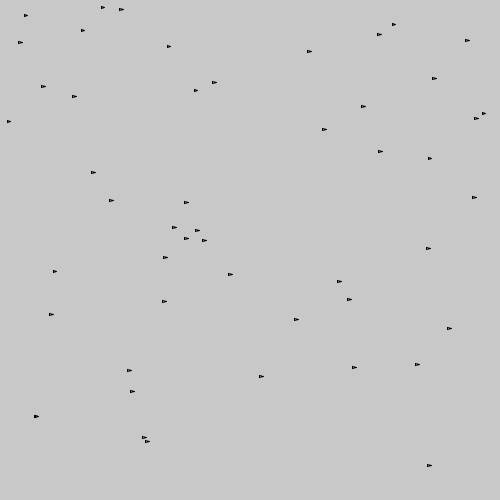
Frame 1 (no input)
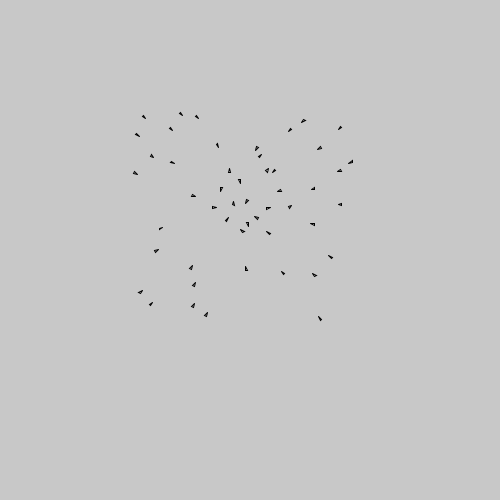
Frame 60 (the mouse pressed at the canvas centre just before this capture)
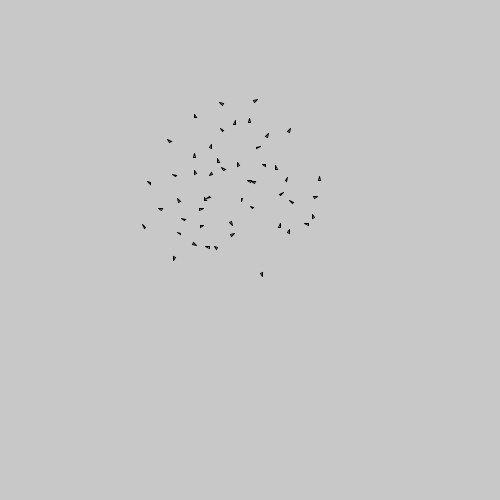
Frame 120 (the mouse held since frame 60 and released just before this capture)

The Processing sketch that drew these frames (run headless with seeded random() and noise(); from frame 60 on, the mouse is pressed at the canvas centre):

// Processing sketch: processing_84563
// ── processing_84563.pde

ArrayList<Boid> boids = new ArrayList<Boid>();
int NUM_BOIDS = 50;
final int SCREEN_SIZE = 500;
final int MAX_SPEED = 2;
//LOWER = STRONGER ATTRACT
final float ATTRACT_STR = 250;
//HIGHER = STRONGER REPEL
final float REPEL_STR = 0.5;
//LOWER = STRONGER CONFORM
final float CONFORM_STR = 50;
//LOWER = STRONGER MOUSE
final float MOUSE_STR = 250;
//HIGHER = STRONGER EDGE
final float EDGE_STR = 0.05;

void setup() {
  size(500, 500);
  for(int i = 0; i < NUM_BOIDS; i++) {
    PVector pos = new PVector(random(SCREEN_SIZE), random(SCREEN_SIZE), 0);
    PVector vel = new PVector(0, 0, 0);
    boids.add(new Boid(pos, vel));
  }
}

void draw() {
  background(200);
  PVector absCenter = getAbsCenter();
  PVector absAvgVel = getAbsAvgVel();
  PVector mousePos = new PVector(mouseX, mouseY, 0);
  for(Boid boid:boids) {
    PVector pos = boid.getPos();
    PVector vel = boid.getVel();
    //ellipse(pos.x, pos.y, 2, 2);
    render(pos, vel);
    PVector a, b, c, d, e;
    a = rule1(boid, absCenter);
    b = rule2(boid);
    c = rule3(boid, absAvgVel);
    d = rule4(boid, mousePos);
    e = rule5(boid);
    vel.set(vel.x + a.x + b.x + c.x + d.x + e.x, vel.y + a.y + b.y + c.y + d.y + e.y, 0);
    if (vel.mag() > MAX_SPEED) {
      /**
      vel.normalize();
      vel = PVector.mult(vel, MAX_SPEED);
      **/
      vel.mult(0.8);
    }
    vel.mult(random(0.99, 1.0));
    pos = PVector.add(pos, vel);
    boid.setPos(pos);
    boid.setVel(vel);
  }
}

void render(PVector pos, PVector vel) {
  pushMatrix();
  translate(pos.x, pos.y);
  rotate(atan2(vel.y, vel.x));
  beginShape();
  vertex(3, 0);
  vertex(-0.75, 1);
  vertex(-0.75, -1);
  vertex(3, 0);
  endShape();
  popMatrix();
}

void mouseClicked() {
  boids.add(new Boid(new PVector(mouseX, mouseY, 0), new PVector(0, 0, 0)));
  NUM_BOIDS++; 
}

//Attract
PVector rule1(Boid b, PVector absCenter) {
  PVector perCenter = PVector.sub(absCenter, b.getPos());
  perCenter.div(NUM_BOIDS - 1);
  PVector dis = PVector.sub(perCenter, b.getPos());
  if (dis.mag() > ATTRACT_STR / 10) {
    return PVector.div(dis, ATTRACT_STR);
  }
  return new PVector(0, 0, 0);
}

//Repel
PVector rule2(Boid b) {
  
  PVector vel = new PVector(0, 0, 0);
  for(Boid boid:boids) {
    PVector dis = PVector.sub(b.getPos(), boid.getPos());
    float mag = dis.mag();
    if (mag != 0) {
      mag = REPEL_STR / mag;
      dis.normalize();
      dis.mult(mag);
      vel.add(dis);
    }
  }
  return vel;
  
  /**
  PVector vel = new PVector(0, 0, 0);
  for(Boid boid:boids) {
    PVector dis = PVector.sub(b.getPos(), boid.getPos());
    if (dis.mag() < REPEL_STR * 10) {
      vel = PVector.add(vel, dis);
    }
  }
  return vel;
  **/
}

//Conform
PVector rule3(Boid b, PVector absAvgVel) {
  PVector perAvgVel = PVector.sub(absAvgVel, b.getVel());
  perAvgVel.div(NUM_BOIDS - 1);
  return PVector.div(perAvgVel, CONFORM_STR);
}

//Mouse
PVector rule4(Boid b, PVector mousePos) {
  PVector dis = PVector.sub(mousePos, b.getPos());
  if (dis.mag() < 50) {
    dis.mult(-1);
    return PVector.div(dis, MOUSE_STR);
  }
  return new PVector(0, 0, 0);
}

//Edge
PVector rule5(Boid b) {
  PVector pos = b.getPos();
  PVector force = new PVector(0, 0, 0);
  if (pos.x < SCREEN_SIZE * 0.05) {
    force.add(new PVector(EDGE_STR, 0, 0));
  }
  if (pos.x > SCREEN_SIZE * 0.95) {
    force.add(new PVector(-EDGE_STR, 0, 0)); 
  }
  if (pos.y < SCREEN_SIZE * 0.05) {
    force.add(new PVector(0, EDGE_STR, 0));
  }
  if (pos.y > SCREEN_SIZE * 0.95) {
    force.add(new PVector(0, -EDGE_STR, 0)); 
  }
  return force;
}

PVector getAbsCenter() {
  float sumX = 0;
  float sumY = 0;
  for(Boid boid:boids) {
    sumX += boid.getPos().x;
    sumY += boid.getPos().y;
  }
  return new PVector(sumX, sumY);
}

PVector getAbsAvgVel() {
  float sumX = 0;
  float sumY = 0;
  for(Boid boid:boids) {
    sumX += boid.getVel().x;
    sumY += boid.getVel().y;
  }
  return new PVector(sumX, sumY);
}
class Boid {
  
  PVector position;
  PVector velocity;
  
  Boid(PVector position, PVector velocity) {
    this.position = position;
    this.velocity = velocity;
  }
  
  PVector getPos() {return position;}
  PVector getVel() {return velocity;}
  void setPos(PVector position) {this.position = position;}
  void setVel(PVector velocity) {this.velocity = velocity;}
  
}
